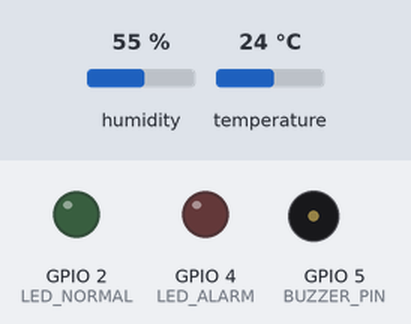
Recording of a sketch running on a simulated ESP32. On the bench: output pins drawn as LEDs (lit = HIGH), buzzer (waves = sounding). The inputs (shaded band) are chosen by the test bench; at power-on: humidity 55 %, temperature 24 °C. WiFi joins after 1.5 s; servers stay silent unless stated; what the sketch prints to the serial monitor is not drawn.

Above: at 0.1 s.
At 2.8 s:
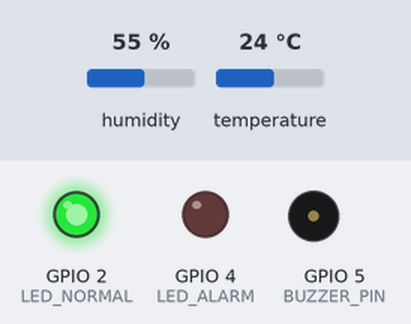
2.9 s: humidity set to 21 %
5.6 s: humidity set to 18 %
At 7.4 s:
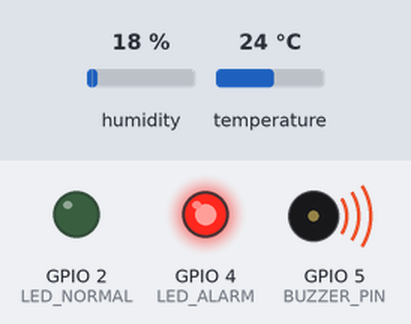
8.3 s: temperature set to 37.2 °C
11.0 s: temperature set to 38.6 °C
Timing chart, 0 to 14.0 s (numbered marks = the images above; inputs shaded):
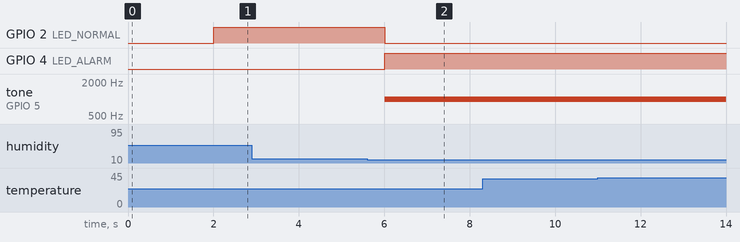

The sketch:

sketch.ino
```cpp
#include <WiFi.h>
#include "DHTesp.h"

// Definisi Pin Periferal
const int DHT_PIN = 15;
const int LED_NORMAL = 2;
const int LED_ALARM = 4;
const int BUZZER_PIN = 5;

// Batas Kritis (Threshold) Baru
const float AMBANG_SUHU_KRITIS = 38.0;        // Derajat Celcius
const float AMBANG_KELEMBABAN_KRITIS = 20.0; // Persen (%)

// Konfigurasi Virtual WiFi Wokwi (Opsional/Non-blocking)
const char* ssid = "Wokwi-GUEST";
const char* password = "";

DHTesp dhtSensor;

// Variabel Penjadwalan Waktu (Non-blocking Timer)
unsigned long waktuSebelumnya = 0;
const unsigned long intervalBaca = 2000; // Baca sensor setiap 2 detik

void setup() {
  Serial.begin(115200);
  Serial.println("--- Inisialisasi Node IoT ESP32 (Stand-alone Mode) ---");

  pinMode(LED_NORMAL, OUTPUT);
  pinMode(LED_ALARM, OUTPUT);
  pinMode(BUZZER_PIN, OUTPUT);

  // Inisialisasi Sensor DHT22
  dhtSensor.setup(DHT_PIN, DHTesp::DHT22);

  // Inisialisasi Wi-Fi Non-blocking dengan Timeout
  Serial.print("Memeriksa koneksi Wi-Fi: ");
  WiFi.begin(ssid, password);
  int attempts = 0;
  while (WiFi.status() != WL_CONNECTED && attempts < 10) {
    delay(200);
    Serial.print(".");
    attempts++;
  }

  if (WiFi.status() == WL_CONNECTED) {
    Serial.println("\n[Wi-Fi Connected!] IP: " + WiFi.localIP().toString());
  } else {
    Serial.println("\n[Mode Offline / Stand-alone] Melanjutkan simulasi tanpa gateway internet.");
  }
}

void loop() {
  unsigned long waktuSekarang = millis();

  // Jalankan pembacaan sensor setiap 2 detik (Non-blocking)
  if (waktuSekarang - waktuSebelumnya >= intervalBaca) {
    waktuSebelumnya = waktuSekarang;

    // Ambil data dari sensor DHT22
    TempAndHumidity data = dhtSensor.getTempAndHumidity();

    // Validasi pembacaan sensor
    if (isnan(data.temperature) || isnan(data.humidity)) {
      Serial.println("[Error] Gagal membaca data dari sensor DHT22!");
      return;
    }

    // Baca nilai RSSI
    int rssi = (WiFi.status() == WL_CONNECTED) ? WiFi.RSSI() : -65; // Mock RSSI jika offline

    // Tampilkan data pembacaan sensor beserta nilai RSSI
    Serial.printf("[Sensor Data] Suhu: %.2f °C | Kelembaban: %.2f %% | RSSI: %d dBm\n",
                  data.temperature, data.humidity, rssi);

    // Evaluasi Status Pemicu (Suhu > 38°C ATAU Kelembaban < 20%)
    bool isSuhuKritis = (data.temperature > AMBANG_SUHU_KRITIS);
    bool isKelembabanKritis = (data.humidity < AMBANG_KELEMBABAN_KRITIS);

    if (isSuhuKritis || isKelembabanKritis) {
      digitalWrite(LED_ALARM, HIGH);
      digitalWrite(LED_NORMAL, LOW);
      tone(BUZZER_PIN, 1000); // Bunyikan alarm 1kHz

      // Indikasi teks pembeda pada Serial Monitor
      if (isSuhuKritis && isKelembabanKritis) {
        Serial.println(">>> PERINGATAN GANDA: Suhu > 38°C DAN Kelembaban < 20% ! <<<");
      } else if (isSuhuKritis) {
        Serial.println(">>> PERINGATAN: Suhu Melebihi Batas Kritis (> 38°C)! <<<");
      } else if (isKelembabanKritis) {
        Serial.println(">>> PERINGATAN: Kelembaban Udara Terlalu Rendah (< 20%)! <<<");
      }

    } else {
      digitalWrite(LED_ALARM, LOW);
      digitalWrite(LED_NORMAL, HIGH);
      noTone(BUZZER_PIN);     // Matikan buzzer
      Serial.println("Status: Lingkungan Normal & Terkendali.");
    }
  }
}
```

Measured:
- the behaviour switches between 20 and 19 % on humidity (found by bisection; images 1 and 2)
- after the input at 2.9 s, every drawn part: stays the same
- after the input at 5.6 s, GPIO 2 (LED_NORMAL): HIGH → LOW after 0.41 s; GPIO 4 (LED_ALARM): LOW → HIGH after 0.41 s; tone on GPIO 5 (BUZZER_PIN): silent → 1000 Hz after 0.41 s
- after the input at 8.3 s, every drawn part: stays the same
- after the input at 11.0 s, every drawn part: stays the same
